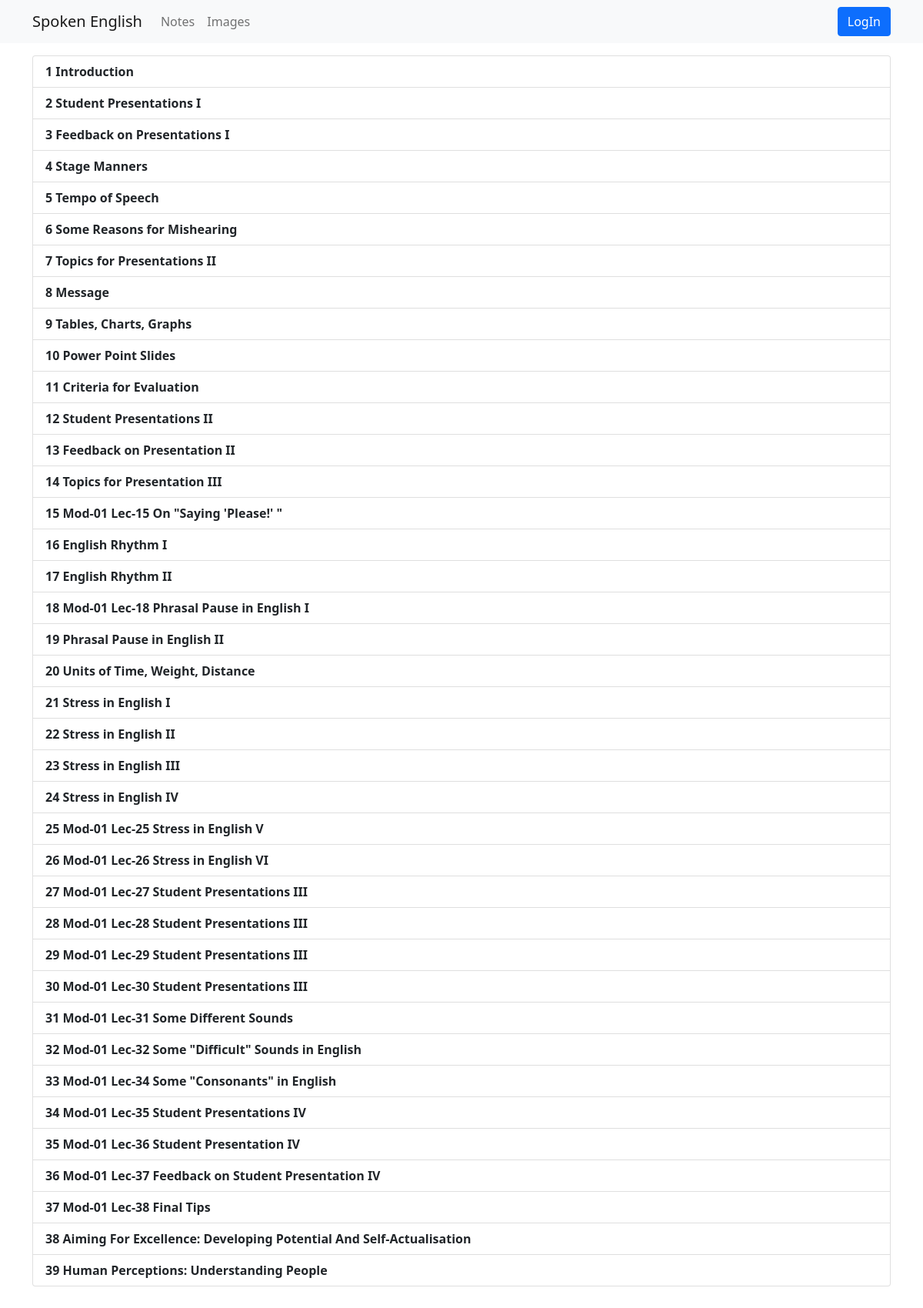
The page / on the database its author committed.
### myapp/models.py (models this page shows, shortened)
class Lesson(models.Model):
    title = models.CharField(max_length=100)
    video_id = models.CharField(max_length=30)
    is_completed = models.BooleanField(default=False)
    detail = models.TextField(blank=True, null=True)

### myapp/views.py (the view)
# urls.py: path('', views.Home.as_view(), name='home'),
class Home(ListView):
    model = Lesson

### myapp/templates/myapp/lesson_list.html (shortened to what this page needs)
{% extends 'myapp/base.html' %}
{% block page_content %}
<div class="container mt-3 mb-5">
    <div class="list-group">
        {% for lesson in lesson_list %}
            <a href="{% url 'myapp:lesson' lesson.pk %}" class="list-group-item list-group-item-action {% if lesson.is_completed %}text-success {% else %} text-dark{% endif %} fw-bolder"><span class="">{{forloop.counter}} </span>{{lesson.title}}</a>
        {% endfor %}
    </div>
</div>
{% endblock page_content %}

### myapp/templates/myapp/base.html (shortened to what this page needs)
<!DOCTYPE html>
<html lang="en">
<head>
    <link rel="stylesheet" href="https://cdnjs.cloudflare.com/ajax/libs/font-awesome/4.7.0/css/font-awesome.css" />
    <link href="https://cdn.jsdelivr.net/npm/bootstrap@5.1.3/dist/css/bootstrap.min.css" rel="stylesheet">
</head>
<body>
    <nav class="navbar navbar-expand-lg navbar-light bg-light">
        <div class="container">
          <a class="navbar-brand" href="{% url 'myapp:home' %}">Spoken English</a>
          <div class="collapse navbar-collapse" id="navbarSupportedContent">
            <ul class="navbar-nav me-auto mb-2 mb-lg-0">
              <li class="nav-item">
                <a class="nav-link" href="{% url 'myapp:notes' %}">Notes</a>
              </li>
              <li class="nav-item">
                <a class="nav-link" href="https://ibb.co/album/TYp63Y" target="_blank">Images</a>
              </li>
            </ul>
            <div class="d-flex">
              <a href="{% url 'admin:index' %}" class="btn btn-primary">LogIn</a>
            </div>
          </div>
        </div>
    </nav>
    {% block page_content %}{% endblock page_content %}
</body>
</html>

### rows shown on the page
Lesson: title "Introduction"
Lesson: title "Student Presentations I"
Lesson: title "Feedback on Presentations I"
Lesson: title "Stage Manners"
Lesson: title "Tempo of Speech"
Lesson: title "Some Reasons for Mishearing"
Lesson: title "Topics for Presentations II"
Lesson: title "Message"
Lesson: title "Tables, Charts, Graphs"
Lesson: title "Power Point Slides"
Lesson: title "Criteria for Evaluation"
Lesson: title "Student Presentations II"
Lesson: title "Feedback on Presentation II"
Lesson: title "Topics for Presentation III"
Lesson: title "Mod-01 Lec-15 On \"Saying 'Please!' \""
Lesson: title "English Rhythm I"
Lesson: title "English Rhythm II"
Lesson: title "Mod-01 Lec-18 Phrasal Pause in English I"
Lesson: title "Phrasal Pause in English II"
Lesson: title "Units of Time, Weight, Distance"
Lesson: title "Stress in English I"
Lesson: title "Stress in English II"
Lesson: title "Stress in English III"
Lesson: title "Stress in English IV"
Lesson: title "Mod-01 Lec-25 Stress in English V"
Lesson: title "Mod-01 Lec-26 Stress in English VI"
Lesson: title "Mod-01 Lec-27 Student Presentations III"
Lesson: title "Mod-01 Lec-28 Student Presentations III"
Lesson: title "Mod-01 Lec-29 Student Presentations III"
Lesson: title "Mod-01 Lec-30 Student Presentations III"
Lesson: title "Mod-01 Lec-31 Some Different Sounds"
Lesson: title "Mod-01 Lec-32 Some \"Difficult\" Sounds in English"
Lesson: title "Mod-01 Lec-34 Some \"Consonants\" in English"
Lesson: title "Mod-01 Lec-35 Student Presentations IV"
Lesson: title "Mod-01 Lec-36 Student Presentation IV"
Lesson: title "Mod-01 Lec-37 Feedback on Student Presentation IV"
Lesson: title "Mod-01 Lec-38 Final Tips"
Lesson: title "Aiming For Excellence: Developing Potential And Self-Actualisation"
Lesson: title "Human Perceptions: Understanding People"
